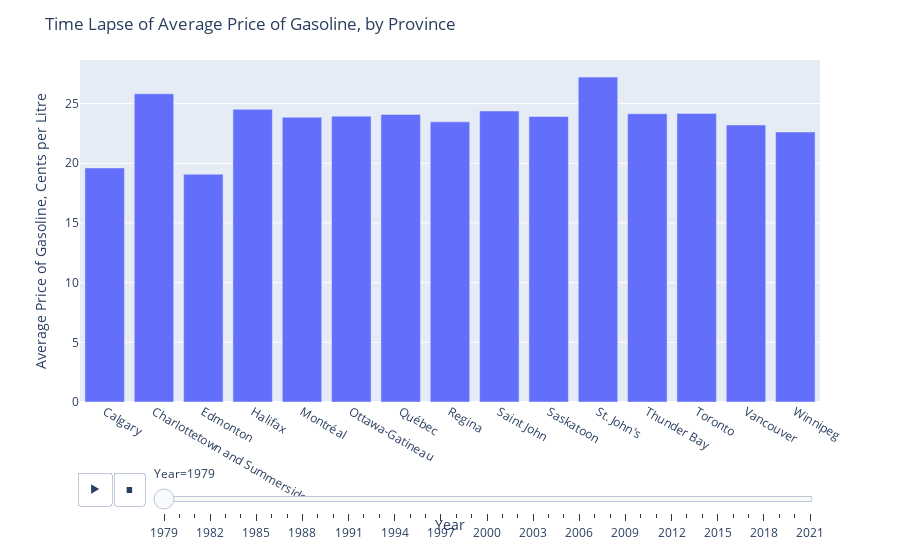

The code cell stored with this chart in its notebook:
### Code cell
fig = px.bar(bycity,  
            x='City', y = "Value", animation_frame="Year")
fig.update_layout(
    title="Time Lapse of Average Price of Gasoline, by Province",
    xaxis_title="Year",
    yaxis_title="Average Price of Gasoline, Cents per Litre")

fig.show()

### Figure 1 — Plotly figure (JSON) as saved in the notebook; plotly's stock layout.template omitted (floating-point values rounded to 4 significant figures)
{"data": [{"alignmentgroup": "True", "hovertemplate": "Year=1979<br>City=%{x}<br>Value=%{y}<extra></extra>", "legendgroup": "", "marker": {"color": "#636efa", "pattern": {"shape": ""}}, "name": "", "offsetgroup": "", "orientation": "v", "showlegend": false, "textposition": "auto", "type": "bar", "x": ["Calgary", "Charlottetown and Summerside", "Edmonton", "Halifax", "Montréal", "Ottawa-Gatineau", "Québec", "Regina", "Saint John", "Saskatoon", "St. John's", "Thunder Bay", "Toronto", "Vancouver", "Winnipeg"], "xaxis": "x", "y": [19.61, 25.82, 19.08, 24.52, 23.86, 23.95, 24.09, 23.47, 24.38, 23.92, 27.22, 24.15, 24.18, 23.21, 22.62], "yaxis": "y"}], "layout": {"barmode": "relative", "legend": {"tracegroupgap": 0}, "margin": {"t": 60}, "sliders": [{"active": 0, "currentvalue": {"prefix": "Year="}, "len": 0.9, "pad": {"b": 10, "t": 60}, "steps": [{"args": [["1979"], {"frame": {"duration": 0, "redraw": true}, "fromcurrent": true, "mode": "immediate", "transition": {"duration": 0, "easing": "linear"}}], "label": "1979", "method": "animate"}, {"args": [["1980"], {"frame": {"duration": 0, "redraw": true}, "fromcurrent": true, "mode": "immediate", "transition": {"duration": 0, "easing": "linear"}}], "label": "1980", "method": "animate"}, {"args": [["1981"], {"frame": {"duration": 0, "redraw": true}, "fromcurrent": true, "mode": "immediate", "transition": {"duration": 0, "easing": "linear"}}], "label": "1981", "method": "animate"}, {"args": [["1982"], {"frame": {"duration": 0, "redraw": true}, "fromcurrent": true, "mode": "immediate", "transition": {"duration": 0, "easing": "linear"}}], "label": "1982", "method": "animate"}, {"args": [["1983"], {"frame": {"duration": 0, "redraw": true}, "fromcurrent": true, "mode": "immediate", "transition": {"duration": 0, "easing": "linear"}}], "label": "1983", "method": "animate"}, {"args": [["1984"], {"frame": {"duration": 0, "redraw": true}, "fromcurrent": true, "mode": "immediate", "transition": {"duration": 0, "easing": "linear"}}], "label": "1984", "method": "animate"}, {"args": [["1985"], {"frame": {"duration": 0, "redraw": true}, "fromcurrent": true, "mode": "immediate", "transition": {"duration": 0, "easing": "linear"}}], "label": "1985", "method": "animate"}, {"args": [["1986"], {"frame": {"duration": 0, "redraw": true}, "fromcurrent": true, "mode": "immediate", "transition": {"duration": 0, "easing": "linear"}}], "label": "1986", "method": "animate"}, {"args": [["1987"], {"frame": {"duration": 0, "redraw": true}, "fromcurrent": true, "mode": "immediate", "transition": {"duration": 0, "easing": "linear"}}], "label": "1987", "method": "animate"}, {"args": [["1988"], {"frame": {"duration": 0, "redraw": true}, "fromcurrent": true, "mode": "immediate", "transition": {"duration": 0, "easing": "linear"}}], "label": "1988", "method": "animate"}, {"args": [["1989"], {"frame": {"duration": 0, "redraw": true}, "fromcurrent": true, "mode": "immediate", "transition": {"duration": 0, "easing": "linear"}}], "label": "1989", "method": "animate"}, {"args": [["1990"], {"frame": {"duration": 0, "redraw": true}, "fromcurrent": true, "mode": "immediate", "transition": {"duration": 0, "easing": "linear"}}], "label": "1990", "method": "animate"}, {"args": [["1991"], {"frame": {"duration": 0, "redraw": true}, "fromcurrent": true, "mode": "immediate", "transition": {"duration": 0, "easing": "linear"}}], "label": "1991", "method": "animate"}, {"args": [["1992"], {"frame": {"duration": 0, "redraw": true}, "fromcurrent": true, "mode": "immediate", "transition": {"duration": 0, "easing": "linear"}}], "label": "1992", "method": "animate"}, {"args": [["1993"], {"frame": {"duration": 0, "redraw": true}, "fromcurrent": true, "mode": "immediate", "transition": {"duration": 0, "easing": "linear"}}], "label": "1993", "method": "animate"}, {"args": [["1994"], {"frame": {"duration": 0, "redraw": true}, "fromcurrent": true, "mode": "immediate", "transition": {"duration": 0, "easing": "linear"}}], "label": "1994", "method": "animate"}, {"args": [["1995"], {"frame": {"duration": 0, "redraw": true}, "fromcurrent": true, "mode": "immediate", "transition": {"duration": 0, "easing": "linear"}}], "label": "1995", "method": "animate"}, {"args": [["1996"], {"frame": {"duration": 0, "redraw": true}, "fromcurrent": true, "mode": "immediate", "transition": {"duration": 0, "easing": "linear"}}], "label": "1996", "method": "animate"}, {"args": [["1997"], {"frame": {"duration": 0, "redraw": true}, "fromcurrent": true, "mode": "immediate", "transition": {"duration": 0, "easing": "linear"}}], "label": "1997", "method": "animate"}, {"args": [["1998"], {"frame": {"duration": 0, "redraw": true}, "fromcurrent": true, "mode": "immediate", "transition": {"duration": 0, "easing": "linear"}}], "label": "1998", "method": "animate"}, {"args": [["1999"], {"frame": {"duration": 0, "redraw": true}, "fromcurrent": true, "mode": "immediate", "transition": {"duration": 0, "easing": "linear"}}], "label": "1999", "method": "animate"}, {"args": [["2000"], {"frame": {"duration": 0, "redraw": true}, "fromcurrent": true, "mode": "immediate", "transition": {"duration": 0, "easing": "linear"}}], "label": "2000", "method": "animate"}, {"args": [["2001"], {"frame": {"duration": 0, "redraw": true}, "fromcurrent": true, "mode": "immediate", "transition": {"duration": 0, "easing": "linear"}}], "label": "2001", "method": "animate"}, {"args": [["2002"], {"frame": {"duration": 0, "redraw": true}, "fromcurrent": true, "mode": "immediate", "transition": {"duration": 0, "easing": "linear"}}], "label": "2002", "method": "animate"}, {"args": [["2003"], {"frame": {"duration": 0, "redraw": true}, "fromcurrent": true, "mode": "immediate", "transition": {"duration": 0, "easing": "linear"}}], "label": "2003", "method": "animate"}, {"args": [["2004"], {"frame": {"duration": 0, "redraw": true}, "fromcurrent": true, "mode": "immediate", "transition": {"duration": 0, "easing": "linear"}}], "label": "2004", "method": "animate"}, {"args": [["2005"], {"frame": {"duration": 0, "redraw": true}, "fromcurrent": true, "mode": "immediate", "transition": {"duration": 0, "easing": "linear"}}], "label": "2005", "method": "animate"}, {"args": [["2006"], {"frame": {"duration": 0, "redraw": true}, "fromcurrent": true, "mode": "immediate", "transition": {"duration": 0, "easing": "linear"}}], "label": "2006", "method": "animate"}, {"args": [["2007"], {"frame": {"duration": 0, "redraw": true}, "fromcurrent": true, "mode": "immediate", "transition": {"duration": 0, "easing": "linear"}}], "label": "2007", "method": "animate"}, {"args": [["2008"], {"frame": {"duration": 0, "redraw": true}, "fromcurrent": true, "mode": "immediate", "transition": {"duration": 0, "easing": "linear"}}], "label": "2008", "method": "animate"}, {"args": [["2009"], {"frame": {"duration": 0, "redraw": true}, "fromcurrent": true, "mode": "immediate", "transition": {"duration": 0, "easing": "linear"}}], "label": "2009", "method": "animate"}, {"args": [["2010"], {"frame": {"duration": 0, "redraw": true}, "fromcurrent": true, "mode": "immediate", "transition": {"duration": 0, "easing": "linear"}}], "label": "2010", "method": "animate"}, {"args": [["2011"], {"frame": {"duration": 0, "redraw": true}, "fromcurrent": true, "mode": "immediate", "transition": {"duration": 0, "easing": "linear"}}], "label": "2011", "method": "animate"}, {"args": [["2012"], {"frame": {"duration": 0, "redraw": true}, "fromcurrent": true, "mode": "immediate", "transition": {"duration": 0, "easing": "linear"}}], "label": "2012", "method": "animate"}, {"args": [["2013"], {"frame": {"duration": 0, "redraw": true}, "fromcurrent": true, "mode": "immediate", "transition": {"duration": 0, "easing": "linear"}}], "label": "2013", "method": "animate"}, {"args": [["2014"], {"frame": {"duration": 0, "redraw": true}, "fromcurrent": true, "mode": "immediate", "transition": {"duration": 0, "easing": "linear"}}], "label": "2014", "method": "animate"}, {"args": [["2015"], {"frame": {"duration": 0, "redraw": true}, "fromcurrent": true, "mode": "immediate", "transition": {"duration": 0, "easing": "linear"}}], "label": "2015", "method": "animate"}, {"args": [["2016"], {"frame": {"duration": 0, "redraw": true}, "fromcurrent": true, "mode": "immediate", "transition": {"duration": 0, "easing": "linear"}}], "label": "2016", "method": "animate"}, {"args": [["2017"], {"frame": {"duration": 0, "redraw": true}, "fromcurrent": true, "mode": "immediate", "transition": {"duration": 0, "easing": "linear"}}], "label": "2017", "method": "animate"}, {"args": [["2018"], {"frame": {"duration": 0, "redraw": true}, "fromcurrent": true, "mode": "immediate", "transition": {"duration": 0, "easing": "linear"}}], "label": "2018", "method": "animate"}, {"args": [["2019"], {"frame": {"duration": 0, "redraw": true}, "fromcurrent": true, "mode": "immediate", "transition": {"duration": 0, "easing": "linear"}}], "label": "2019", "method": "animate"}, {"args": [["2020"], {"frame": {"duration": 0, "redraw": true}, "fromcurrent": true, "mode": "immediate", "transition": {"duration": 0, "easing": "linear"}}], "label": "2020", "method": "animate"}, {"args": [["2021"], {"frame": {"duration": 0, "redraw": true}, "fromcurrent": true, "mode": "immediate", "transition": {"duration": 0, "easing": "linear"}}], "label": "2021", "method": "animate"}], "x": 0.1, "xanchor": "left", "y": 0, "yanchor": "top"}], "title": {"text": "Time Lapse of Average Price of Gasoline, by Province"}, "updatemenus": [{"buttons": [{"args": [null, {"frame": {"duration": 500, "redraw": true}, "fromcurrent": true, "mode": "immediate", "transition": {"duration": 500, "easing": "linear"}}], "label": "&#9654;", "method": "animate"}, {"args": [[null], {"frame": {"duration": 0, "redraw": true}, "fromcurrent": true, "mode": "immediate", "transition": {"duration": 0, "easing": "linear"}}], "label": "&#9724;", "method": "animate"}], "direction": "left", "pad": {"r": 10, "t": 70}, "showactive": false, "type": "buttons", "x": 0.1, "xanchor": "right", "y": 0, "yanchor": "top"}], "xaxis": {"anchor": "y", "domain": [0, 1], "title": {"text": "Year"}}, "yaxis": {"anchor": "x", "domain": [0, 1], "title": {"text": "Average Price of Gasoline, Cents per Litre"}}}}
